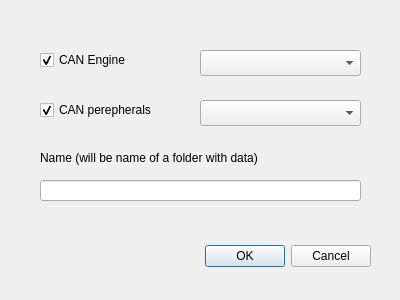
<?xml version="1.0" encoding="UTF-8"?>
<ui version="4.0">
 <class>DialogRecord</class>
 <widget class="QDialog" name="DialogRecord">
  <property name="geometry">
   <rect>
    <x>0</x>
    <y>0</y>
    <width>400</width>
    <height>300</height>
   </rect>
  </property>
  <property name="windowTitle">
   <string>Dialog</string>
  </property>
  <widget class="QDialogButtonBox" name="buttonBox">
   <property name="geometry">
    <rect>
     <x>30</x>
     <y>240</y>
     <width>341</width>
     <height>32</height>
    </rect>
   </property>
   <property name="orientation">
    <enum>Qt::Horizontal</enum>
   </property>
   <property name="standardButtons">
    <set>QDialogButtonBox::Cancel|QDialogButtonBox::Ok</set>
   </property>
  </widget>
  <widget class="QCheckBox" name="checkBoxCAN1">
   <property name="geometry">
    <rect>
     <x>40</x>
     <y>50</y>
     <width>141</width>
     <height>20</height>
    </rect>
   </property>
   <property name="text">
    <string>CAN Engine</string>
   </property>
   <property name="checked">
    <bool>true</bool>
   </property>
  </widget>
  <widget class="QCheckBox" name="checkBoxCAN2">
   <property name="geometry">
    <rect>
     <x>40</x>
     <y>100</y>
     <width>141</width>
     <height>20</height>
    </rect>
   </property>
   <property name="text">
    <string>CAN perepherals</string>
   </property>
   <property name="checked">
    <bool>true</bool>
   </property>
  </widget>
  <widget class="QComboBox" name="comboBoxCAN1">
   <property name="geometry">
    <rect>
     <x>200</x>
     <y>50</y>
     <width>161</width>
     <height>26</height>
    </rect>
   </property>
  </widget>
  <widget class="QComboBox" name="comboBoxCAN2">
   <property name="geometry">
    <rect>
     <x>200</x>
     <y>100</y>
     <width>161</width>
     <height>26</height>
    </rect>
   </property>
  </widget>
  <widget class="QLabel" name="label">
   <property name="geometry">
    <rect>
     <x>40</x>
     <y>150</y>
     <width>281</width>
     <height>16</height>
    </rect>
   </property>
   <property name="text">
    <string>Name (will be name of a folder with data)</string>
   </property>
  </widget>
  <widget class="QLineEdit" name="lineEditName">
   <property name="geometry">
    <rect>
     <x>40</x>
     <y>180</y>
     <width>321</width>
     <height>21</height>
    </rect>
   </property>
  </widget>
 </widget>
 <resources/>
 <connections>
  <connection>
   <sender>buttonBox</sender>
   <signal>accepted()</signal>
   <receiver>DialogRecord</receiver>
   <slot>accept()</slot>
   <hints>
    <hint type="sourcelabel">
     <x>248</x>
     <y>254</y>
    </hint>
    <hint type="destinationlabel">
     <x>157</x>
     <y>274</y>
    </hint>
   </hints>
  </connection>
  <connection>
   <sender>buttonBox</sender>
   <signal>rejected()</signal>
   <receiver>DialogRecord</receiver>
   <slot>reject()</slot>
   <hints>
    <hint type="sourcelabel">
     <x>316</x>
     <y>260</y>
    </hint>
    <hint type="destinationlabel">
     <x>286</x>
     <y>274</y>
    </hint>
   </hints>
  </connection>
 </connections>
</ui>
